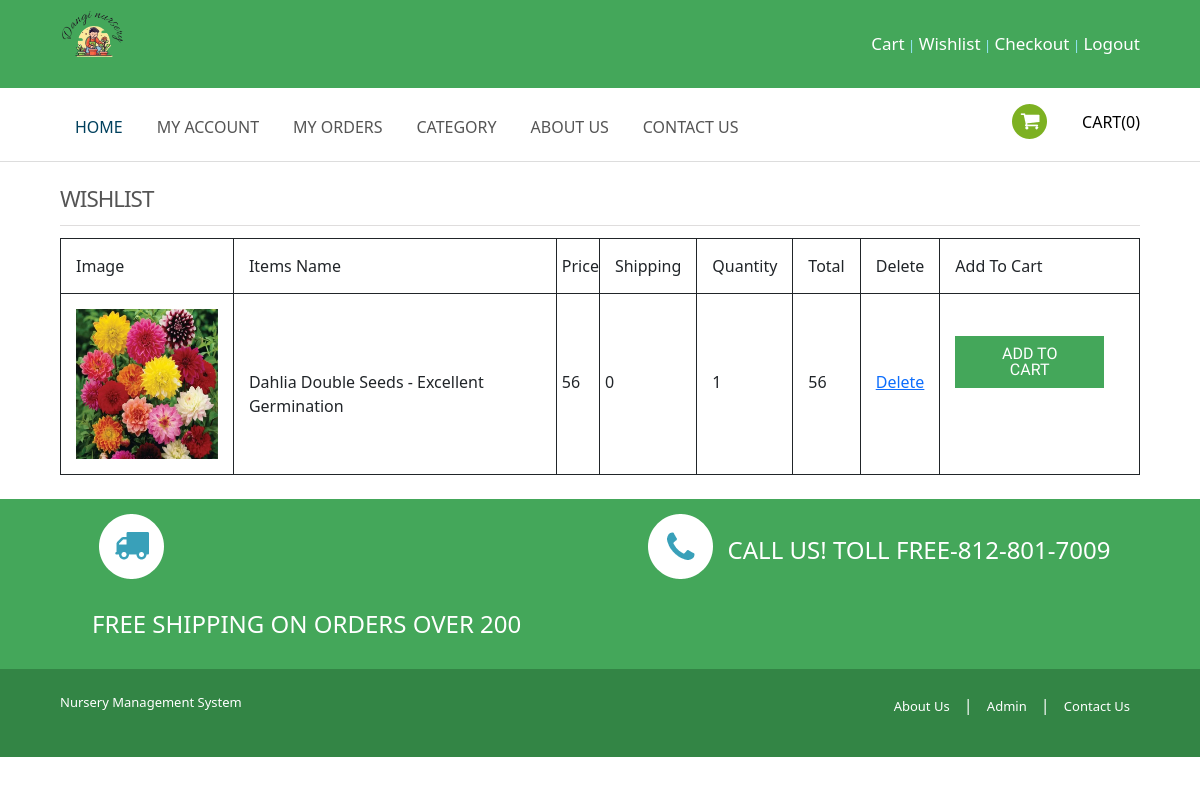
/nms/wishlist.php (signed in), run on the app's committed database.
### tables this page shows
CREATE TABLE `wishlist` (
  `id` int(11) NOT NULL,
  `UserId` int(11) DEFAULT NULL,
  `ProductId` int(11) DEFAULT NULL,
  `postingDate` timestamp NOT NULL DEFAULT current_timestamp()
);

CREATE TABLE `tblproducts` (
  `ID` int(5) NOT NULL,
  `category` int(5) DEFAULT NULL,
  `productName` varchar(250) DEFAULT NULL,
  `productweight` varchar(100) DEFAULT NULL,
  `productPrice` decimal(10,0) DEFAULT NULL,
  `productDescription` mediumtext DEFAULT NULL,
  `productInstruction` mediumtext DEFAULT NULL,
  `shippingCharge` decimal(10,0) DEFAULT NULL,
  `productAvailability` varchar(50) DEFAULT NULL,
  `productImage1` varchar(250) DEFAULT NULL,
  `productImage2` varchar(250) DEFAULT NULL,
  `productImage3` varchar(250) DEFAULT NULL,
  `addedBy` varchar(250) DEFAULT NULL,
  `CreationDate` timestamp NULL DEFAULT current_timestamp()
);

### nms/wishlist.php (the view, shortened to what this page needs)
<?php
include_once('includes/config.php');
if (strlen($_SESSION['nmsuid']==0)) {
  header('location:logout.php');
  } else{
    ?>
<!DOCTYPE HTML>
<html>
<head>
    <link href="css/style.css" rel="stylesheet" type="text/css" media="all" />
    <link href="css/megamenu.css" rel="stylesheet" type="text/css" media="all" />
</head>
<body>
    <?php include_once('includes/header.php');?>
    <div class="register_account">
        <div class="wrap">
            <h4 class="title">Wishlist</h4>
            <table>
                <tr>
                    <th class="items">Image</th>
                    <th class="items">Items Name</th>
                    <th class="price">Price</th>
                    <th class="total">Shipping</th>
                    <th class="qnt">Quantity</th>
                    <th class="total">Total</th>
                    <th class="delete">Delete</th>
                    <th class="delete">Add To Cart</th>
                </tr>
                <?php
$userid= $_SESSION['nmsuid'];
$query=mysqli_query($con,"select tblproducts.ID as pid,tblproducts.productName,tblproducts.shippingCharge,tblproducts.productDescription,tblproducts.productPrice,tblproducts.productImage1,wishlist.ID as wid,wishlist.UserId,wishlist.ProductId,wishlist.postingDate  from wishlist join tblproducts on tblproducts.ID=wishlist.ProductId where wishlist.UserId='$userid'");
$num=mysqli_num_rows($query);
if($num>0){
while ($row=mysqli_fetch_array($query)) {
?>
                <tr>
                    <td><img src="admin/productimages/<?php echo $row['productImage1'];?>" height="150" alt=""></td>
                    <td><?php  echo $row['productName'];?></td>
                    <td class="price"><?php  echo $price=$row['productPrice'];?></td>
                    <?php
$cnt=$cnt+1;
 ?>
                    <td class="price"><?php  echo $shipping=$row['shippingCharge'];?></td>
                    <?php
$cnt=$cnt+1;
 ?>
                    <td class="qnt">1</td>
                    <td class="total"><?php  echo $total=$price+$shipping;?></td>
                    <?php
$cnt=$cnt+1;
 ?>
                    <td class="delete">
                        <a href="wishlist.php?delid=<?php echo $row['wid'];?>" class="ico-del"
                            onclick="return confirm('Do you really want to Delete ?');">Delete</a>
                    </td>
                    <td><?php if($_SESSION['nmsuid']==""){?>
                        <a href="login.php" class="grey">Add to cart</a>
                        <?php } else {?>
                        <form method="post">
                            <button type="submit" name="submit" class="grey">Add to Cart</button>
                        </form>
                        <?php } ?>
                    </td>
                </tr><?php $cnt++; } } else {?>
                <tr>
                    <td colspan="7" style="text-align:center;color:red;font-size:20px;">Wishlist is empty</td>
                </tr>
                <?php } ?>
            </table>
        </div>
    </div>
    <?php include_once('includes/footer.php');?>
</body>
</html><?php } ?>

### nms/css/style.css (style rules this page uses)
html, body, div, span, applet, object, iframe, h1, h2, h3, h4, h5, h6, p, blockquote, pre, a, abbr, acronym, address, big, cite, code, del, dfn, em, img, ins, kbd, q, s, samp, small, strike, strong, sub, sup, tt, var, b, u, i, dl, dt, dd, ol, nav ul, nav li, fieldset, form, label, legend, table, caption, tbody, tfoot, thead, tr, th, td, article, aside, canvas, details, embed, figure, figcaption, footer, header, hgroup, menu, nav, output, ruby, section, summary, time, mark, audio, video { margin: 0; padding: 0; border: 0; font-size: 100%; font: inherit; vertical-align: baseline; }
table { border-collapse: collapse; border-spacing: 0; }
a { text-decoration: none; }
img { max-width: 100%; }
body { font-family: 'Exo 2', sans-serif; background: #fff; }
.wrap { width: 87%; margin: 0 auto; -moz-transition: all .2s linear; -webkit-transition: all .2s linear; -o-transition: all .2s linear; -ms-transition: all .2s linear; }
.price { padding: 10px 0 0 5px; }
h4.title { color: #555; margin-bottom: 0.5em; font-size: 1.4em; line-height: 1.2; font-weight: normal; margin-top: 0px; letter-spacing: -1px; text-transform: uppercase; border-bottom: 1px solid #DFDDDD; padding-bottom: 13px; }
.register_account { border-top: 1px solid #ddd; padding: 2% 0; }
button.grey { margin-right: 20px; display: inline-block; text-decoration: none; cursor: pointer; background: #44a75a; font-size: 0.95; line-height: 16px; text-transform: uppercase; padding: 10px 30px; color: #FFF; border: none; float: left; font-family: 'Exo 2', sans-serif; outline: none; }
@media (max-width:1366px) { .wrap { width: 95%; } }
@media (max-width:1280px) { .wrap { width: 90%; } }

### nms/includes/header.php (style rules this page uses)
table, th, td { border: 1px solid; padding: 15px; }

### data on the page
wishlist: ProductId.productImage1 (picture), ProductId.productName "Dahlia Double Seeds - Excellent Germination", ProductId.productPrice "56", ProductId.shippingCharge "0", $total=$price+$shipping "56"

### other printed values
$resultss['totalp'] "0"
